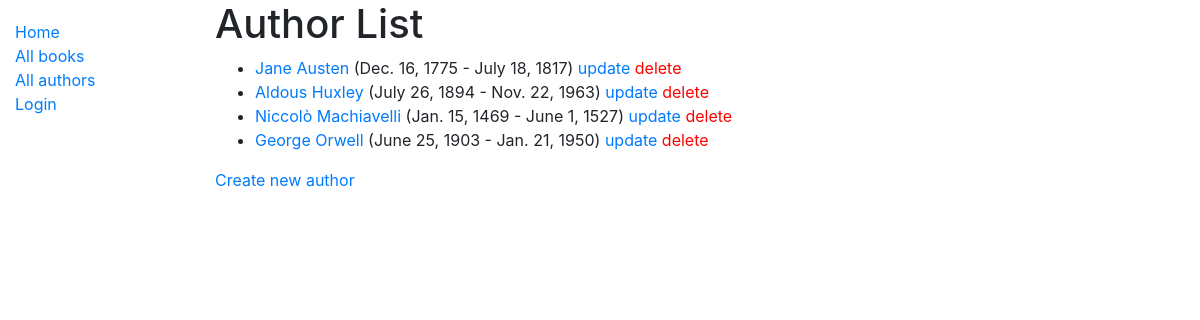
Screenshot of /catalog/authors/ with the database file from the repository.
### catalog/models.py (models this page shows, shortened)
class Author(models.Model):
    first_name = models.CharField(max_length=100)
    last_name = models.CharField(max_length=100)
    date_of_birth = models.DateField(null=True, blank=True)
    date_of_death = models.DateField('died', null=True, blank=True)
    class Meta:
        ordering = ['last_name', 'first_name']
    def get_absolute_url(self):
        return reverse('author-detail', args=[str(self.id)])

### catalog/views.py (the view)
# urls.py: path('authors/', views.AuthorListView.as_view(), name='authors'),
class AuthorListView(generic.ListView):
    model = Author
    paginate_by = 10

### catalog/templates/catalog/author_list.html (shortened to what this page needs)
{% extends "base.html" %}
{% block content %}
    <h1>Author List</h1>
    {% if author_list %}
      <ul>
        {% for author in author_list %}
        <li>
          <a href="{{ author.get_absolute_url }}">{{ author.first_name }} {{ author.last_name }}</a>
             ({{ author.date_of_birth }} - {{ author.date_of_death }})
            <a href="{% url 'author-update' author.id %}">update</a>
            <a style="color:red;" href="{% url 'author-delete' author.id %}">delete</a>
        </li>
        {% endfor %}
      </ul>
      <a href="{% url 'author-create'%}">Create new author</a>
    {% else %}
      <p>No authors available.</p>
    {% endif %}
{% endblock %}

### rows the page displays
Author: first_name "Jane", last_name "Austen", date_of_birth "Dec. 16, 1775", date_of_death "July 18, 1817"
Author: first_name "Aldous", last_name "Huxley", date_of_birth "July 26, 1894", date_of_death "Nov. 22, 1963"
Author: first_name "Niccolò", last_name "Machiavelli", date_of_birth "Jan. 15, 1469", date_of_death "June 1, 1527"
Author: first_name "George", last_name "Orwell", date_of_birth "June 25, 1903", date_of_death "Jan. 21, 1950"
